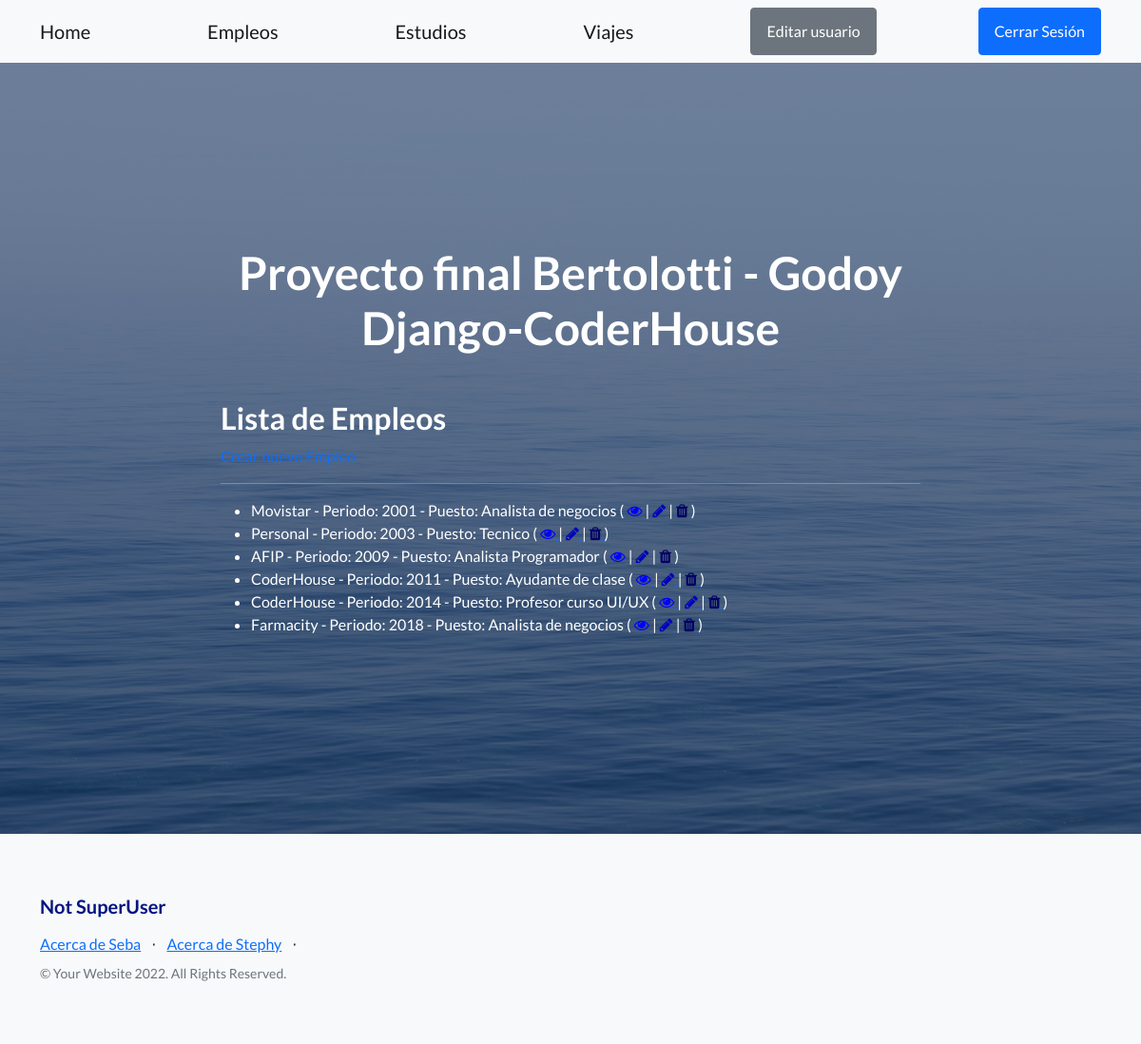
The page /empleo/empleos (signed in) on the database its author committed.
### empleo/models.py (models this page shows)
class Empleo(models.Model):
    empresa = models.CharField(max_length=30)
    periodo = models.IntegerField()
    puesto = models.CharField(max_length=40)
    def __str__(self):
        return f'{self.empresa} - Periodo: {self.periodo} - Puesto: {self.puesto}'

### empleo/views.py (the view)
# urls.py: path('empleos', views.EmpleoListView.as_view(), name='empleo-list'),
class EmpleoListView(ListView):
    model = Empleo
    template_name = "empleo/empleo_list.html"

### empleo/templates/empleo/empleo_list.html
{% extends "home/index.html" %}
{% load static %}
{% block FinalProject_content %}
<h2>Lista de Empleos</h2>
{% if user.is_authenticated %}
<a class="card_custom" href="{% url 'empleo:empleo-add' %}">Crear nuevo Empleo</a>
{% endif %}
<hr></hr>
<ul>
    {% for empleo in empleo_list %}
    <li>
        {{empleo}}
        (
            <a href="{% url 'empleo:empleo-detail' empleo.id %}">
                <i class="fa fa-eye" style="color: rgb(0, 0, 255);"> </i>
            </a>
        {% if user.is_authenticated %}
        |
        <a href="{% url 'empleo:empleo-update' empleo.id %}">
            <i class="fa fa-pencil" style="color: rgb(0, 0, 190);"> </i>
        </a>
        |
        <a href="{% url 'empleo:empleo-delete' empleo.id %}">
            <i class="fa fa-trash" style="color: rgb(0, 0, 100);"> </i>
        </a>
        {% endif %}
        )
    </li>
    {% endfor %}
</ul>
{% endblock %}

### rows shown on the page
Empleo: empresa+periodo+puesto "Movistar - Periodo: 2001 - Puesto: Analista de negocios"
Empleo: empresa+periodo+puesto "Personal - Periodo: 2003 - Puesto: Tecnico"
Empleo: empresa+periodo+puesto "AFIP - Periodo: 2009 - Puesto: Analista Programador"
Empleo: empresa+periodo+puesto "CoderHouse - Periodo: 2011 - Puesto: Ayudante de clase"
Empleo: empresa+periodo+puesto "CoderHouse - Periodo: 2014 - Puesto: Profesor curso UI/UX"
Empleo: empresa+periodo+puesto "Farmacity - Periodo: 2018 - Puesto: Analista de negocios"
